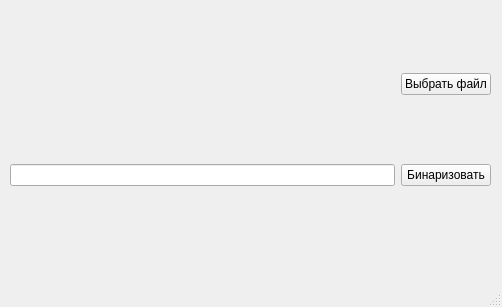
<?xml version="1.0" encoding="UTF-8"?>
<ui version="4.0">
 <class>MainWindow</class>
 <widget class="QMainWindow" name="MainWindow">
  <property name="geometry">
   <rect>
    <x>0</x>
    <y>0</y>
    <width>502</width>
    <height>307</height>
   </rect>
  </property>
  <property name="windowTitle">
   <string>MainWindow</string>
  </property>
  <widget class="QWidget" name="centralwidget">
   <widget class="QWidget" name="gridLayoutWidget">
    <property name="geometry">
     <rect>
      <x>10</x>
      <y>10</y>
      <width>481</width>
      <height>241</height>
     </rect>
    </property>
    <layout class="QGridLayout" name="gridLayout">
     <item row="0" column="1">
      <widget class="QPushButton" name="choose_btn">
       <property name="text">
        <string>Выбрать файл</string>
       </property>
      </widget>
     </item>
     <item row="0" column="0">
      <widget class="QLabel" name="file_name_label">
       <property name="text">
        <string/>
       </property>
      </widget>
     </item>
     <item row="1" column="0">
      <widget class="QLineEdit" name="limit_edit"/>
     </item>
     <item row="1" column="1">
      <widget class="QPushButton" name="bin_btn">
       <property name="text">
        <string>Бинаризовать</string>
       </property>
      </widget>
     </item>
    </layout>
   </widget>
  </widget>
  <widget class="QMenuBar" name="menubar">
   <property name="geometry">
    <rect>
     <x>0</x>
     <y>0</y>
     <width>502</width>
     <height>30</height>
    </rect>
   </property>
  </widget>
  <widget class="QStatusBar" name="statusbar"/>
 </widget>
 <resources/>
 <connections/>
</ui>
